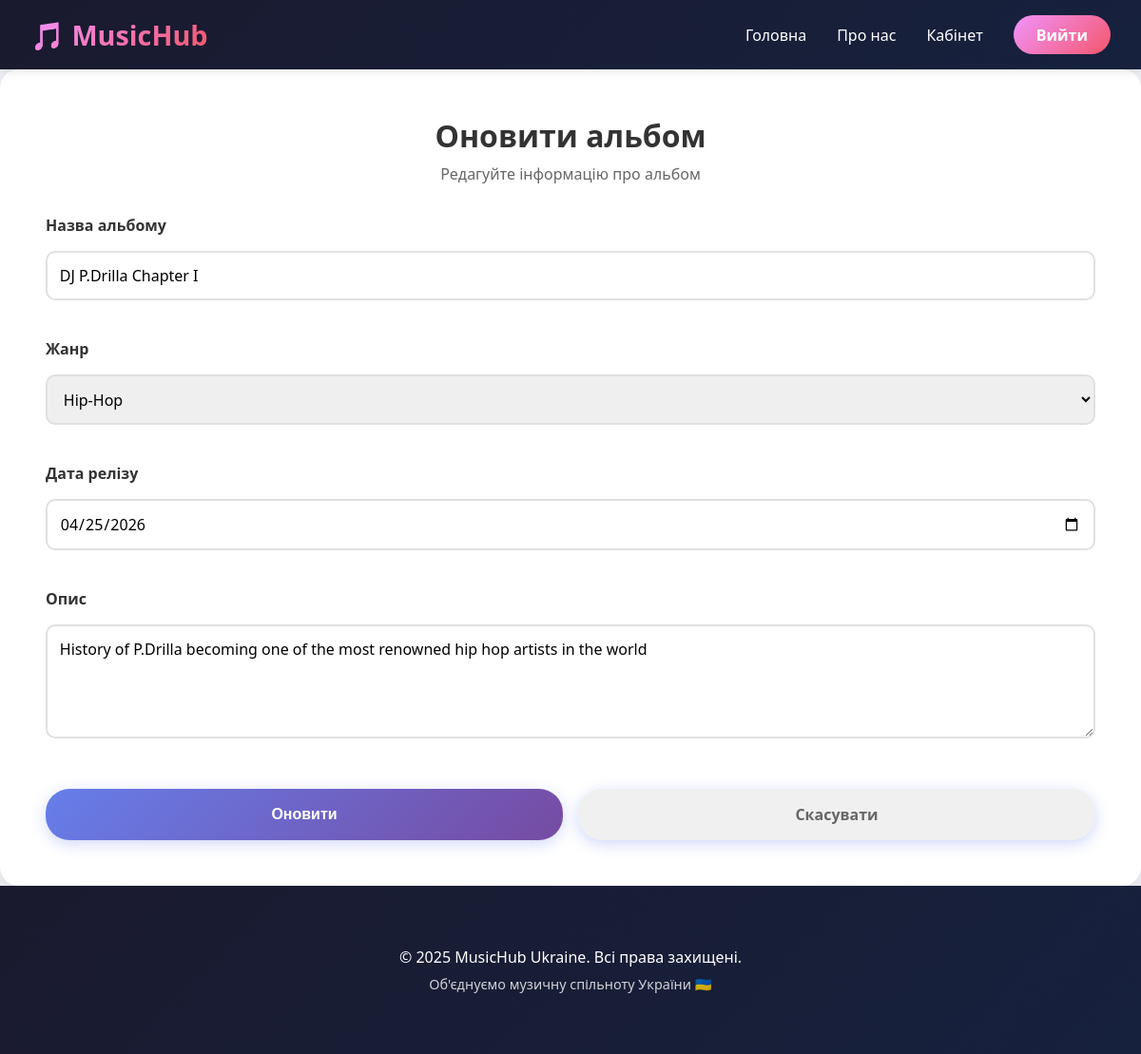
Screenshot of /albums/1/edit/ (signed in) with the database file from the repository.
### music/models.py (models this page shows, shortened)
class Album(models.Model):
    title = models.CharField(max_length=200)
    artist = models.ForeignKey(User, on_delete=models.CASCADE, limit_choices_to={'role': 'artist'})
    release_date = models.DateField()
    genre = models.ForeignKey(Genre, on_delete=models.SET_NULL, null=True)
    description = models.TextField(blank=True)
    created_at = models.DateTimeField(auto_now_add=True)

### music/views.py (the view)
# urls.py: path('albums/<int:pk>/edit/', views.album_update, name='album_update'),
@login_required
def album_update(request, pk):
    album = get_object_or_404(Album, pk=pk, artist=request.user)
    if request.method == 'POST':
        form = AlbumForm(request.POST, instance=album)
        if form.is_valid():
            form.save()
            messages.success(request, f'Альбом "{album.title}" успішно оновлено!')
            return redirect('music:album_detail', pk=album.pk)
        else:
            messages.error(request, 'Помилка при оновленні альбому.')
    else:
        form = AlbumForm(instance=album)
    context = {
        'form': form,
        'album': album,
        'action': 'Оновити'
    }
    return render(request, 'music/album_form.html', context)

### music/forms.py
class AlbumForm(forms.ModelForm):
    class Meta:
        model = Album
        fields = ['title', 'genre', 'release_date', 'description']
        labels = {
            'title': 'Назва альбому',
            'genre': 'Жанр',
            'release_date': 'Дата релізу',
            'description': 'Опис',
        }
        widgets = {
            'title': forms.TextInput(attrs={
                'class': 'form-control',
                'placeholder': 'Введіть назву альбому'
            }),
            'genre': forms.Select(attrs={'class': 'form-control'}),
            'release_date': forms.DateInput(attrs={
                'class': 'form-control',
                'type': 'date'
            }),
            'description': forms.Textarea(attrs={
                'class': 'form-control',
                'rows': 4,
                'placeholder': 'Опишіть ваш альбом...'
            }),
        }

### music/models.py (called while the page is built)
    def __str__(self):
        return self.name

### music/templates/music/album_form.html (shortened to what this page needs)
{% extends "music/base.html" %}
{% block content %}
<div class="form-container">
    <div class="form-card">
        <div class="form-header">
            <h1>{{ action }} альбом</h1>
            <p>{% if album %}Редагуйте інформацію про альбом{% else %}Заповніть інформацію про новий альбом{% endif %}</p>
        </div>
        <form method="post">
            <div class="form-group {% if form.title.errors %}error{% endif %}">
                <label for="{{ form.title.id_for_label }}">{{ form.title.label }}</label>
                {{ form.title }}
            </div>
            <div class="form-group {% if form.genre.errors %}error{% endif %}">
                <label for="{{ form.genre.id_for_label }}">{{ form.genre.label }}</label>
                {{ form.genre }}
            </div>
            <div class="form-group {% if form.release_date.errors %}error{% endif %}">
                <label for="{{ form.release_date.id_for_label }}">{{ form.release_date.label }}</label>
                {{ form.release_date }}
            </div>
            <div class="form-group {% if form.description.errors %}error{% endif %}">
                <label for="{{ form.description.id_for_label }}">{{ form.description.label }}</label>
                {{ form.description }}
            </div>
            <div class="form-actions">
                <button type="submit" class="btn btn-submit">{{ action }}</button>
                <a href="{% if album %}{% url 'music:album_detail' album.pk %}{% else %}{% url 'music:album_list' %}{% endif %}" class="btn btn-cancel">Скасувати</a>
            </div>
        </form>
    </div>
</div>
{% endblock %}

### rows the page displays
Album: title "DJ P.Drilla Chapter I", genre "Hip-Hop", release_date "04/25/2026", description "History of P.Drilla becoming one of the most renowned hip hop artists in the world"

### other values shown
{{ action }} "Оновити"
{{ year|default:2025 }} "2025"
